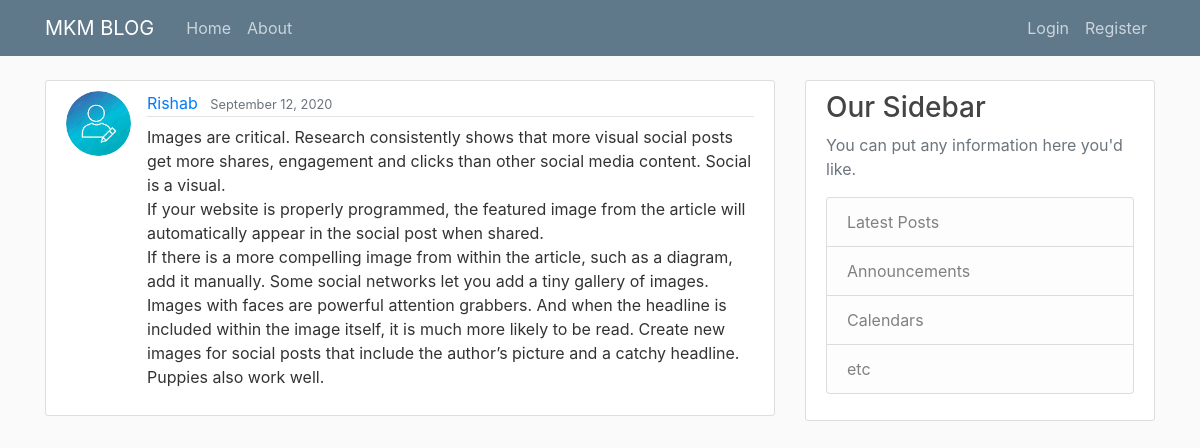
/blog/post/18, run on the app's committed database.
### blog/models.py (models this page shows, shortened)
class Post(models.Model) :
    title = models.CharField(max_length = 120)
    content = models.TextField()
    date_posted = models.DateTimeField(default = timezone.now )
    author = models.ForeignKey(User, on_delete=models.CASCADE )

### users/models.py (models this page shows, shortened)
class Profile(models.Model):
    user = models.OneToOneField(User, on_delete=models.CASCADE)
    image = models.ImageField(default='default.jpg', upload_to="profile_pics")

### blog/views.py (the view)
# urls.py: path('post/<int:pk>',PostDetailView.as_view(), name='post-detail' ),
class PostDetailView(DetailView):
    model = Post

### blog/templates/blog/post_detail.html (shortened to what this page needs)
{% extends 'blog/base.html'%}
{% block content %}
        <article class="media content-section">
        <img class = "rounded-circle article-img" src="{{ object.author.profile.image.url }}">
        <div class="media-body">
            <div class="article-metadata">
            <a class="mr-2" href="{% url 'user-posts' object.author.username %}">{{ object.author }}</a>
            <small class="text-muted">{{ object.date_posted | date:"F d, Y" }}</small>
            </div>
            <p class="article-content">{{ object.content }}</p>
        </div>
        </article>
{% endblock content %}

### blog/static/blog/main.css (style rules this page uses)
body { background: #fafafa; color: #333333; margin-top: 5rem; }
.content-section { background: #ffffff; padding: 10px 20px; border: 1px solid #dddddd; border-radius: 3px; margin-bottom: 20px; }
.article-content { white-space: pre-line; }
.article-img { height: 65px; width: 65px; margin-right: 16px; }
.article-metadata { padding-bottom: 1px; margin-bottom: 4px; border-bottom: 1px solid #e3e3e3 }

### data on the page
Post: author.profile.image (placeholder picture), author "Rishab", date_posted "September 12, 2020", content "Images are critical. Research consistently shows that more visual social posts get more shares, engagement and clicks than other social media content. Social is a visual. If your website is properly programmed, the featured image from the article will automatically appear in the social post when shared. If there is a more compelling image from within the article, such as a diagram, add it manually. Some social networks let you add a tiny gallery of images. Images with faces are powerful attention grabbers. And when the headline is included within the image itself, it is much more likely to be read. Create new images for social posts that include the author’s picture and a catchy headline.…"
